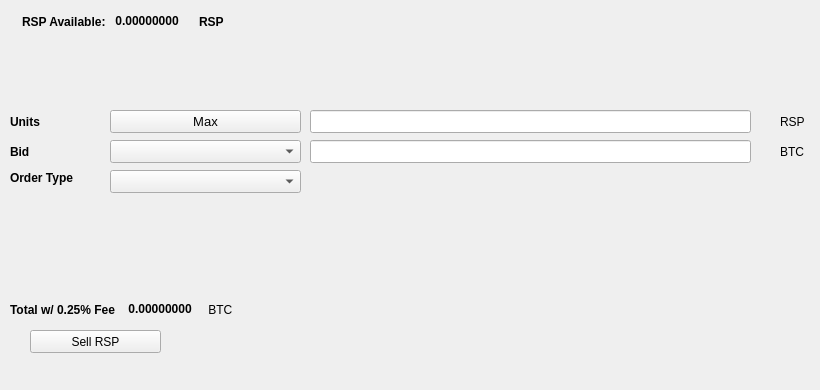
   <widget class="QWidget" name="SellTab">
    <attribute name="title">
     <string>Sell</string>
    </attribute>
    <widget class="QLabel" name="label_16">
     <property name="geometry">
      <rect>
       <x>780</x>
       <y>140</y>
       <width>31</width>
       <height>23</height>
      </rect>
     </property>
     <property name="text">
      <string>BTC</string>
     </property>
    </widget>
    <widget class="QComboBox" name="SellBidcomboBox">
     <property name="geometry">
      <rect>
       <x>110</x>
       <y>140</y>
       <width>191</width>
       <height>23</height>
      </rect>
     </property>
     <property name="font">
      <font>
       <pointsize>10</pointsize>
      </font>
     </property>
    </widget>
    <widget class="QLabel" name="label_18">
     <property name="geometry">
      <rect>
       <x>10</x>
       <y>110</y>
       <width>46</width>
       <height>23</height>
      </rect>
     </property>
     <property name="font">
      <font>
       <weight>75</weight>
       <bold>true</bold>
      </font>
     </property>
     <property name="text">
      <string>Units</string>
     </property>
    </widget>
    <widget class="QPushButton" name="Sell_Max_Amount">
     <property name="geometry">
      <rect>
       <x>110</x>
       <y>110</y>
       <width>191</width>
       <height>23</height>
      </rect>
     </property>
     <property name="font">
      <font>
       <pointsize>10</pointsize>
      </font>
     </property>
     <property name="text">
      <string>Max</string>
     </property>
    </widget>
    <widget class="QLabel" name="label_20">
     <property name="geometry">
      <rect>
       <x>10</x>
       <y>170</y>
       <width>91</width>
       <height>16</height>
      </rect>
     </property>
     <property name="font">
      <font>
       <weight>75</weight>
       <bold>true</bold>
      </font>
     </property>
     <property name="text">
      <string>Order Type</string>
     </property>
    </widget>
    <widget class="QComboBox" name="SellOrdertypeCombo">
     <property name="geometry">
      <rect>
       <x>110</x>
       <y>170</y>
       <width>191</width>
       <height>23</height>
      </rect>
     </property>
     <property name="font">
      <font>
       <pointsize>10</pointsize>
      </font>
     </property>
    </widget>
    <widget class="QLabel" name="label_21">
     <property name="geometry">
      <rect>
       <x>10</x>
       <y>140</y>
       <width>46</width>
       <height>23</height>
      </rect>
     </property>
     <property name="font">
      <font>
       <weight>75</weight>
       <bold>true</bold>
      </font>
     </property>
     <property name="text">
      <string>Bid</string>
     </property>
    </widget>
    <widget class="QLabel" name="label_22">
     <property name="geometry">
      <rect>
       <x>780</x>
       <y>110</y>
       <width>31</width>
       <height>23</height>
      </rect>
     </property>
     <property name="text">
      <string>RSP</string>
     </property>
    </widget>
    <widget class="QLineEdit" name="UnitsInputRSP">
     <property name="geometry">
      <rect>
       <x>310</x>
       <y>110</y>
       <width>441</width>
       <height>23</height>
      </rect>
     </property>
     <property name="font">
      <font>
       <pointsize>9</pointsize>
       <weight>75</weight>
       <bold>true</bold>
      </font>
     </property>
    </widget>
    <widget class="QLineEdit" name="SellBidPriceEdit">
     <property name="geometry">
      <rect>
       <x>310</x>
       <y>140</y>
       <width>441</width>
       <height>23</height>
      </rect>
     </property>
     <property name="font">
      <font>
       <pointsize>9</pointsize>
       <weight>75</weight>
       <bold>true</bold>
      </font>
     </property>
    </widget>
    <widget class="QPushButton" name="SellRSPBTN">
     <property name="geometry">
      <rect>
       <x>30</x>
       <y>330</y>
       <width>131</width>
       <height>23</height>
      </rect>
     </property>
     <property name="text">
      <string>Sell RSP</string>
     </property>
     <property name="icon">
      <iconset resource="../respawn">
       <normaloff>:/icons/bitcoin</normaloff>:/icons/bitcoin</iconset>
     </property>
    </widget>
    <widget class="QWidget" name="layoutWidget3">
     <property name="geometry">
      <rect>
       <x>22</x>
       <y>12</y>
       <width>258</width>
       <height>19</height>
      </rect>
     </property>
     <layout class="QHBoxLayout" name="horizontalLayout">
      <item>
       <widget class="QLabel" name="label232_2">
        <property name="font">
         <font>
          <weight>75</weight>
          <bold>true</bold>
         </font>
        </property>
        <property name="text">
         <string>RSP Available:</string>
        </property>
       </widget>
      </item>
      <item>
       <widget class="QLabel" name="RSPAvailableLabel">
        <property name="palette">
         <palette>
          <active>
           <colorrole role="WindowText">
            <brush brushstyle="SolidPattern">
             <color alpha="255">
              <red>0</red>
              <green>0</green>
              <blue>0</blue>
             </color>
            </brush>
           </colorrole>
           <colorrole role="Button">
            <brush brushstyle="SolidPattern">
             <color alpha="255">
              <red>0</red>
              <green>170</green>
              <blue>0</blue>
             </color>
            </brush>
           </colorrole>
           <colorrole role="Light">
            <brush brushstyle="SolidPattern">
             <color alpha="255">
              <red>0</red>
              <green>255</green>
              <blue>0</blue>
             </color>
            </brush>
           </colorrole>
           <colorrole role="Midlight">
            <brush brushstyle="SolidPattern">
             <color alpha="255">
              <red>0</red>
              <green>212</green>
              <blue>0</blue>
             </color>
            </brush>
           </colorrole>
           <colorrole role="Dark">
            <brush brushstyle="SolidPattern">
             <color alpha="255">
              <red>0</red>
              <green>85</green>
              <blue>0</blue>
             </color>
            </brush>
           </colorrole>
           <colorrole role="Mid">
            <brush brushstyle="SolidPattern">
             <color alpha="255">
              <red>0</red>
              <green>113</green>
              <blue>0</blue>
             </color>
            </brush>
           </colorrole>
           <colorrole role="Text">
            <brush brushstyle="SolidPattern">
             <color alpha="255">
              <red>0</red>
              <green>170</green>
              <blue>0</blue>
             </color>
            </brush>
           </colorrole>
           <colorrole role="BrightText">
            <brush brushstyle="SolidPattern">
             <color alpha="255">
              <red>255</red>
              <green>255</green>
              <blue>255</blue>
             </color>
            </brush>
           </colorrole>
           <colorrole role="ButtonText">
            <brush brushstyle="SolidPattern">
             <color alpha="255">
              <red>0</red>
              <green>0</green>
              <blue>0</blue>
             </color>
            </brush>
           </colorrole>
           <colorrole role="Base">
            <brush brushstyle="SolidPattern">
             <color alpha="255">
              <red>255</red>
              <green>255</green>
              <blue>255</blue>
             </color>
            </brush>
           </colorrole>
           <colorrole role="Window">
            <brush brushstyle="SolidPattern">
             <color alpha="255">
              <red>0</red>
              <green>170</green>
              <blue>0</blue>
             </color>
            </brush>
           </colorrole>
           <colorrole role="Shadow">
            <brush brushstyle="SolidPattern">
             <color alpha="255">
              <red>0</red>
              <green>0</green>
              <blue>0</blue>
             </color>
            </brush>
           </colorrole>
           <colorrole role="AlternateBase">
            <brush brushstyle="SolidPattern">
             <color alpha="255">
              <red>127</red>
              <green>212</green>
              <blue>127</blue>
             </color>
            </brush>
           </colorrole>
           <colorrole role="ToolTipBase">
            <brush brushstyle="SolidPattern">
             <color alpha="255">
              <red>255</red>
              <green>255</green>
              <blue>220</blue>
             </color>
            </brush>
           </colorrole>
           <colorrole role="ToolTipText">
            <brush brushstyle="SolidPattern">
             <color alpha="255">
              <red>0</red>
              <green>0</green>
              <blue>0</blue>
             </color>
            </brush>
           </colorrole>
          </active>
          <inactive>
           <colorrole role="WindowText">
            <brush brushstyle="SolidPattern">
             <color alpha="255">
              <red>0</red>
              <green>0</green>
              <blue>0</blue>
             </color>
            </brush>
           </colorrole>
           <colorrole role="Button">
            <brush brushstyle="SolidPattern">
             <color alpha="255">
              <red>0</red>
              <green>170</green>
              <blue>0</blue>
             </color>
            </brush>
           </colorrole>
           <colorrole role="Light">
            <brush brushstyle="SolidPattern">
             <color alpha="255">
              <red>0</red>
              <green>255</green>
              <blue>0</blue>
             </color>
            </brush>
           </colorrole>
           <colorrole role="Midlight">
            <brush brushstyle="SolidPattern">
             <color alpha="255">
              <red>0</red>
              <green>212</green>
              <blue>0</blue>
             </color>
            </brush>
           </colorrole>
           <colorrole role="Dark">
            <brush brushstyle="SolidPattern">
             <color alpha="255">
              <red>0</red>
              <green>85</green>
              <blue>0</blue>
             </color>
            </brush>
           </colorrole>
           <colorrole role="Mid">
            <brush brushstyle="SolidPattern">
             <color alpha="255">
              <red>0</red>
              <green>113</green>
              <blue>0</blue>
             </color>
            </brush>
           </colorrole>
           <colorrole role="Text">
            <brush brushstyle="SolidPattern">
             <color alpha="255">
              <red>0</red>
              <green>170</green>
              <blue>0</blue>
             </color>
            </brush>
           </colorrole>
           <colorrole role="BrightText">
            <brush brushstyle="SolidPattern">
             <color alpha="255">
              <red>255</red>
              <green>255</green>
              <blue>255</blue>
             </color>
            </brush>
           </colorrole>
           <colorrole role="ButtonText">
            <brush brushstyle="SolidPattern">
             <color alpha="255">
              <red>0</red>
              <green>0</green>
              <blue>0</blue>
             </color>
            </brush>
           </colorrole>
           <colorrole role="Base">
            <brush brushstyle="SolidPattern">
             <color alpha="255">
              <red>255</red>
              <green>255</green>
              <blue>255</blue>
             </color>
            </brush>
           </colorrole>
           <colorrole role="Window">
            <brush brushstyle="SolidPattern">
             <color alpha="255">
              <red>0</red>
              <green>170</green>
              <blue>0</blue>
             </color>
            </brush>
           </colorrole>
           <colorrole role="Shadow">
            <brush brushstyle="SolidPattern">
             <color alpha="255">
              <red>0</red>
              <green>0</green>
              <blue>0</blue>
             </color>
            </brush>
           </colorrole>
           <colorrole role="AlternateBase">
            <brush brushstyle="SolidPattern">
             <color alpha="255">
              <red>127</red>
              <green>212</green>
              <blue>127</blue>
             </color>
            </brush>
           </colorrole>
           <colorrole role="ToolTipBase">
            <brush brushstyle="SolidPattern">
             <color alpha="255">
              <red>255</red>
              <green>255</green>
              <blue>220</blue>
             </color>
            </brush>
           </colorrole>
           <colorrole role="ToolTipText">
            <brush brushstyle="SolidPattern">
             <color alpha="255">
              <red>0</red>
              <green>0</green>
              <blue>0</blue>
             </color>
            </brush>
           </colorrole>
          </inactive>
          <disabled>
           <colorrole role="WindowText">
            <brush brushstyle="SolidPattern">
             <color alpha="255">
              <red>0</red>
              <green>85</green>
              <blue>0</blue>
             </color>
            </brush>
           </colorrole>
           <colorrole role="Button">
            <brush brushstyle="SolidPattern">
             <color alpha="255">
              <red>0</red>
              <green>170</green>
              <blue>0</blue>
             </color>
            </brush>
           </colorrole>
           <colorrole role="Light">
            <brush brushstyle="SolidPattern">
             <color alpha="255">
              <red>0</red>
              <green>255</green>
              <blue>0</blue>
             </color>
            </brush>
           </colorrole>
           <colorrole role="Midlight">
            <brush brushstyle="SolidPattern">
             <color alpha="255">
              <red>0</red>
              <green>212</green>
              <blue>0</blue>
             </color>
            </brush>
           </colorrole>
           <colorrole role="Dark">
            <brush brushstyle="SolidPattern">
             <color alpha="255">
              <red>0</red>
              <green>85</green>
              <blue>0</blue>
             </color>
            </brush>
           </colorrole>
           <colorrole role="Mid">
            <brush brushstyle="SolidPattern">
             <color alpha="255">
              <red>0</red>
              <green>113</green>
              <blue>0</blue>
             </color>
            </brush>
           </colorrole>
           <colorrole role="Text">
            <brush brushstyle="SolidPattern">
             <color alpha="255">
              <red>0</red>
              <green>85</green>
              <blue>0</blue>
             </color>
            </brush>
           </colorrole>
           <colorrole role="BrightText">
            <brush brushstyle="SolidPattern">
             <color alpha="255">
              <red>255</red>
              <green>255</green>
              <blue>255</blue>
             </color>
            </brush>
           </colorrole>
           <colorrole role="ButtonText">
            <brush brushstyle="SolidPattern">
             <color alpha="255">
              <red>0</red>
              <green>85</green>
              <blue>0</blue>
             </color>
            </brush>
           </colorrole>
           <colorrole role="Base">
            <brush brushstyle="SolidPattern">
             <color alpha="255">
              <red>0</red>
              <green>170</green>
              <blue>0</blue>
             </color>
            </brush>
           </colorrole>
           <colorrole role="Window">
            <brush brushstyle="SolidPattern">
             <color alpha="255">
              <red>0</red>
              <green>170</green>
              <blue>0</blue>
             </color>
            </brush>
           </colorrole>
           <colorrole role="Shadow">
            <brush brushstyle="SolidPattern">
             <color alpha="255">
              <red>0</red>
              <green>0</green>
              <blue>0</blue>
             </color>
            </brush>
           </colorrole>
           <colorrole role="AlternateBase">
            <brush brushstyle="SolidPattern">
             <color alpha="255">
              <red>0</red>
              <green>170</green>
              <blue>0</blue>
             </color>
            </brush>
           </colorrole>
           <colorrole role="ToolTipBase">
            <brush brushstyle="SolidPattern">
             <color alpha="255">
              <red>255</red>
              <green>255</green>
              <blue>220</blue>
             </color>
            </brush>
           </colorrole>
           <colorrole role="ToolTipText">
            <brush brushstyle="SolidPattern">
             <color alpha="255">
              <red>0</red>
              <green>0</green>
              <blue>0</blue>
             </color>
            </brush>
           </colorrole>
          </disabled>
         </palette>
        </property>
        <property name="font">
         <font>
          <weight>75</weight>
          <bold>true</bold>
         </font>
        </property>
        <property name="text">
         <string> 0.00000000 </string>
        </property>
        <property name="textInteractionFlags">
         <set>Qt::LinksAccessibleByMouse|Qt::TextSelectableByKeyboard|Qt::TextSelectableByMouse</set>
        </property>
       </widget>
      </item>
      <item>
       <widget class="QLabel" name="labelRSP">
        <property name="font">
         <font>
          <weight>75</weight>
          <bold>true</bold>
         </font>
        </property>
        <property name="text">
         <string>RSP</string>
        </property>
       </widget>
      </item>
     </layout>
    </widget>
    <widget class="QWidget" name="layoutWidget">
     <property name="geometry">
      <rect>
       <x>10</x>
       <y>300</y>
       <width>268</width>
       <height>19</height>
      </rect>
     </property>
     <layout class="QHBoxLayout" name="horizontalLayout_2">
      <item>
       <widget class="QLabel" name="label_19">
        <property name="font">
         <font>
          <weight>75</weight>
          <bold>true</bold>
         </font>
        </property>
        <property name="text">
         <string>Total w/ 0.25% Fee </string>
        </property>
       </widget>
      </item>
      <item>
       <widget class="QLabel" name="SellCostLabel">
        <property name="palette">
         <palette>
          <active>
           <colorrole role="WindowText">
            <brush brushstyle="SolidPattern">
             <color alpha="255">
              <red>0</red>
              <green>0</green>
              <blue>0</blue>
             </color>
            </brush>
           </colorrole>
           <colorrole role="Button">
            <brush brushstyle="SolidPattern">
             <color alpha="255">
              <red>0</red>
              <green>170</green>
              <blue>0</blue>
             </color>
            </brush>
           </colorrole>
           <colorrole role="Light">
            <brush brushstyle="SolidPattern">
             <color alpha="255">
              <red>0</red>
              <green>255</green>
              <blue>0</blue>
             </color>
            </brush>
           </colorrole>
           <colorrole role="Midlight">
            <brush brushstyle="SolidPattern">
             <color alpha="255">
              <red>0</red>
              <green>212</green>
              <blue>0</blue>
             </color>
            </brush>
           </colorrole>
           <colorrole role="Dark">
            <brush brushstyle="SolidPattern">
             <color alpha="255">
              <red>0</red>
              <green>85</green>
              <blue>0</blue>
             </color>
            </brush>
           </colorrole>
           <colorrole role="Mid">
            <brush brushstyle="SolidPattern">
             <color alpha="255">
              <red>0</red>
              <green>113</green>
              <blue>0</blue>
             </color>
            </brush>
           </colorrole>
           <colorrole role="Text">
            <brush brushstyle="SolidPattern">
             <color alpha="255">
              <red>0</red>
              <green>170</green>
              <blue>0</blue>
             </color>
            </brush>
           </colorrole>
           <colorrole role="BrightText">
            <brush brushstyle="SolidPattern">
             <color alpha="255">
              <red>255</red>
              <green>255</green>
              <blue>255</blue>
             </color>
            </brush>
           </colorrole>
           <colorrole role="ButtonText">
            <brush brushstyle="SolidPattern">
             <color alpha="255">
              <red>0</red>
              <green>0</green>
              <blue>0</blue>
             </color>
            </brush>
           </colorrole>
           <colorrole role="Base">
            <brush brushstyle="SolidPattern">
             <color alpha="255">
              <red>255</red>
              <green>255</green>
              <blue>255</blue>
             </color>
            </brush>
           </colorrole>
           <colorrole role="Window">
            <brush brushstyle="SolidPattern">
             <color alpha="255">
              <red>0</red>
              <green>170</green>
              <blue>0</blue>
             </color>
            </brush>
           </colorrole>
           <colorrole role="Shadow">
            <brush brushstyle="SolidPattern">
             <color alpha="255">
              <red>0</red>
              <green>0</green>
              <blue>0</blue>
             </color>
            </brush>
           </colorrole>
           <colorrole role="AlternateBase">
            <brush brushstyle="SolidPattern">
             <color alpha="255">
              <red>127</red>
              <green>212</green>
              <blue>127</blue>
             </color>
            </brush>
           </colorrole>
           <colorrole role="ToolTipBase">
            <brush brushstyle="SolidPattern">
             <color alpha="255">
              <red>255</red>
              <green>255</green>
              <blue>220</blue>
             </color>
            </brush>
           </colorrole>
           <colorrole role="ToolTipText">
            <brush brushstyle="SolidPattern">
             <color alpha="255">
              <red>0</red>
              <green>0</green>
              <blue>0</blue>
             </color>
            </brush>
           </colorrole>
          </active>
          <inactive>
           <colorrole role="WindowText">
            <brush brushstyle="SolidPattern">
             <color alpha="255">
              <red>0</red>
              <green>0</green>
              <blue>0</blue>
             </color>
            </brush>
           </colorrole>
           <colorrole role="Button">
            <brush brushstyle="SolidPattern">
             <color alpha="255">
              <red>0</red>
              <green>170</green>
              <blue>0</blue>
             </color>
            </brush>
           </colorrole>
           <colorrole role="Light">
            <brush brushstyle="SolidPattern">
             <color alpha="255">
              <red>0</red>
              <green>255</green>
              <blue>0</blue>
             </color>
            </brush>
           </colorrole>
           <colorrole role="Midlight">
            <brush brushstyle="SolidPattern">
             <color alpha="255">
              <red>0</red>
              <green>212</green>
              <blue>0</blue>
             </color>
            </brush>
           </colorrole>
           <colorrole role="Dark">
            <brush brushstyle="SolidPattern">
             <color alpha="255">
              <red>0</red>
              <green>85</green>
              <blue>0</blue>
             </color>
            </brush>
           </colorrole>
           <colorrole role="Mid">
            <brush brushstyle="SolidPattern">
             <color alpha="255">
              <red>0</red>
              <green>113</green>
              <blue>0</blue>
             </color>
            </brush>
           </colorrole>
           <colorrole role="Text">
            <brush brushstyle="SolidPattern">
             <color alpha="255">
              <red>0</red>
              <green>170</green>
              <blue>0</blue>
             </color>
            </brush>
           </colorrole>
           <colorrole role="BrightText">
            <brush brushstyle="SolidPattern">
             <color alpha="255">
              <red>255</red>
              <green>255</green>
              <blue>255</blue>
             </color>
            </brush>
           </colorrole>
           <colorrole role="ButtonText">
            <brush brushstyle="SolidPattern">
             <color alpha="255">
              <red>0</red>
              <green>0</green>
              <blue>0</blue>
             </color>
            </brush>
           </colorrole>
           <colorrole role="Base">
            <brush brushstyle="SolidPattern">
             <color alpha="255">
              <red>255</red>
              <green>255</green>
              <blue>255</blue>
             </color>
            </brush>
           </colorrole>
           <colorrole role="Window">
            <brush brushstyle="SolidPattern">
             <color alpha="255">
              <red>0</red>
              <green>170</green>
              <blue>0</blue>
             </color>
            </brush>
           </colorrole>
           <colorrole role="Shadow">
            <brush brushstyle="SolidPattern">
             <color alpha="255">
              <red>0</red>
              <green>0</green>
              <blue>0</blue>
             </color>
            </brush>
           </colorrole>
           <colorrole role="AlternateBase">
            <brush brushstyle="SolidPattern">
             <color alpha="255">
              <red>127</red>
              <green>212</green>
              <blue>127</blue>
             </color>
            </brush>
           </colorrole>
           <colorrole role="ToolTipBase">
            <brush brushstyle="SolidPattern">
             <color alpha="255">
              <red>255</red>
              <green>255</green>
              <blue>220</blue>
             </color>
            </brush>
           </colorrole>
           <colorrole role="ToolTipText">
            <brush brushstyle="SolidPattern">
             <color alpha="255">
              <red>0</red>
              <green>0</green>
              <blue>0</blue>
             </color>
            </brush>
           </colorrole>
          </inactive>
          <disabled>
           <colorrole role="WindowText">
            <brush brushstyle="SolidPattern">
             <color alpha="255">
              <red>0</red>
              <green>85</green>
              <blue>0</blue>
             </color>
            </brush>
           </colorrole>
           <colorrole role="Button">
            <brush brushstyle="SolidPattern">
             <color alpha="255">
              <red>0</red>
              <green>170</green>
              <blue>0</blue>
             </color>
            </brush>
           </colorrole>
           <colorrole role="Light">
            <brush brushstyle="SolidPattern">
             <color alpha="255">
              <red>0</red>
              <green>255</green>
              <blue>0</blue>
             </color>
            </brush>
           </colorrole>
           <colorrole role="Midlight">
            <brush brushstyle="SolidPattern">
             <color alpha="255">
              <red>0</red>
              <green>212</green>
              <blue>0</blue>
             </color>
            </brush>
           </colorrole>
           <colorrole role="Dark">
            <brush brushstyle="SolidPattern">
             <color alpha="255">
              <red>0</red>
              <green>85</green>
              <blue>0</blue>
             </color>
            </brush>
           </colorrole>
           <colorrole role="Mid">
            <brush brushstyle="SolidPattern">
             <color alpha="255">
              <red>0</red>
              <green>113</green>
              <blue>0</blue>
             </color>
            </brush>
           </colorrole>
           <colorrole role="Text">
            <brush brushstyle="SolidPattern">
             <color alpha="255">
              <red>0</red>
              <green>85</green>
              <blue>0</blue>
             </color>
            </brush>
           </colorrole>
           <colorrole role="BrightText">
            <brush brushstyle="SolidPattern">
             <color alpha="255">
              <red>255</red>
              <green>255</green>
              <blue>255</blue>
             </color>
            </brush>
           </colorrole>
           <colorrole role="ButtonText">
            <brush brushstyle="SolidPattern">
             <color alpha="255">
              <red>0</red>
              <green>85</green>
              <blue>0</blue>
             </color>
            </brush>
           </colorrole>
           <colorrole role="Base">
            <brush brushstyle="SolidPattern">
             <color alpha="255">
              <red>0</red>
              <green>170</green>
              <blue>0</blue>
             </color>
            </brush>
           </colorrole>
           <colorrole role="Window">
            <brush brushstyle="SolidPattern">
             <color alpha="255">
              <red>0</red>
              <green>170</green>
              <blue>0</blue>
             </color>
            </brush>
           </colorrole>
           <colorrole role="Shadow">
            <brush brushstyle="SolidPattern">
             <color alpha="255">
              <red>0</red>
              <green>0</green>
              <blue>0</blue>
             </color>
            </brush>
           </colorrole>
           <colorrole role="AlternateBase">
            <brush brushstyle="SolidPattern">
             <color alpha="255">
              <red>0</red>
              <green>170</green>
              <blue>0</blue>
             </color>
            </brush>
           </colorrole>
           <colorrole role="ToolTipBase">
            <brush brushstyle="SolidPattern">
             <color alpha="255">
              <red>255</red>
              <green>255</green>
              <blue>220</blue>
             </color>
            </brush>
           </colorrole>
           <colorrole role="ToolTipText">
            <brush brushstyle="SolidPattern">
             <color alpha="255">
              <red>0</red>
              <green>0</green>
              <blue>0</blue>
             </color>
            </brush>
           </colorrole>
          </disabled>
         </palette>
        </property>
        <property name="font">
         <font>
          <weight>75</weight>
          <bold>true</bold>
         </font>
        </property>
        <property name="autoFillBackground">
         <bool>false</bool>
        </property>
        <property name="text">
         <string> 0.00000000</string>
        </property>
        <property name="textInteractionFlags">
         <set>Qt::LinksAccessibleByMouse|Qt::TextSelectableByMouse</set>
        </property>
       </widget>
      </item>
      <item>
       <widget class="QLabel" name="label_17">
        <property name="font">
         <font>
          <weight>50</weight>
          <bold>false</bold>
         </font>
        </property>
        <property name="text">
         <string> BTC</string>
        </property>
       </widget>
      </item>
     </layout>
    </widget>
    <widget class="QLabel" name="label_23">
     <property name="geometry">
      <rect>
       <x>460</x>
       <y>300</y>
       <width>281</width>
       <height>81</height>
      </rect>
     </property>
     <property name="text">
      <string/>
     </property>
     <property name="pixmap">
      <pixmap>:/images/bittrex</pixmap>
     </property>
    </widget>
   </widget>
